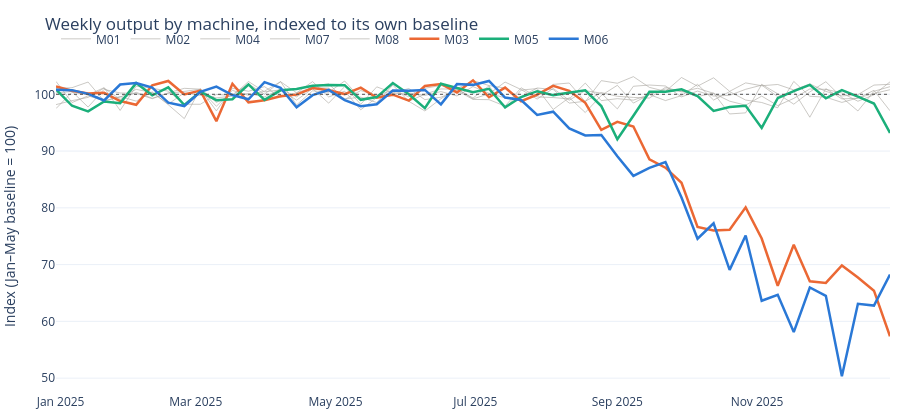

Write notebook code for a chart like this one.
### Code cell
losses = A.machine_losses(df, D0)
TOP = losses.head(3)["Machine_ID"].tolist()
mcol = lambda m: {TOP[0]: BLUE, TOP[1]: ORANGE, TOP[2]: AQUA}.get(m, GRAY)

w = df.groupby(["Week", "Machine_ID"])["Machine_Output"].mean().reset_index()
base = df[df["Date"] < "2025-06-01"].groupby("Machine_ID")["Machine_Output"].mean()
w["Index"] = 100 * w["Machine_Output"] / w["Machine_ID"].map(base)
fig = go.Figure()
for m in sorted(w["Machine_ID"].unique(), key=lambda m: m in TOP):
    s = w[w["Machine_ID"] == m]
    fig.add_scatter(x=s["Week"], y=s["Index"], name=m, mode="lines",
                    line=dict(color=mcol(m), width=2.5 if m in TOP else 1), opacity=1 if m in TOP else 0.6)
fig.add_hline(y=100, line=dict(color="#52514e", width=1, dash="dot"))
fig.update_yaxes(title="Index (Jan–May baseline = 100)")
style(fig, 420, "Weekly output by machine, indexed to its own baseline")
